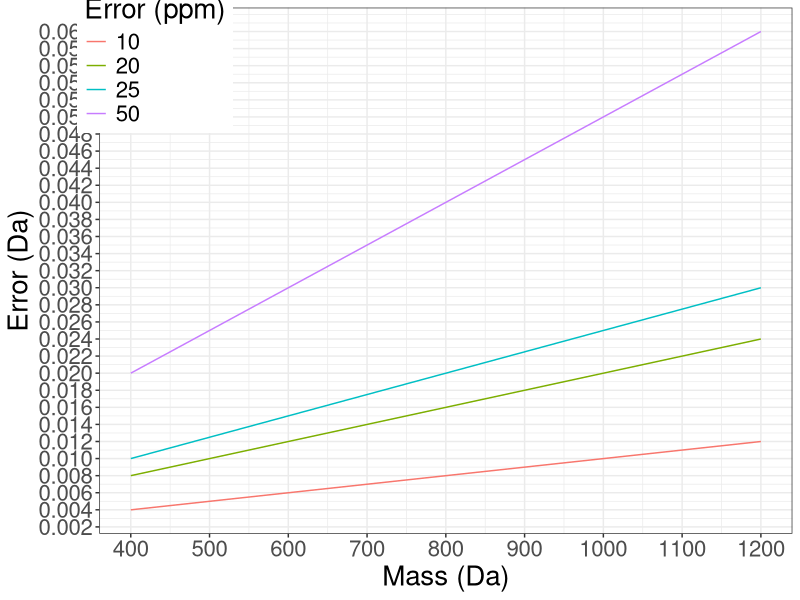

Recreate this plot in R.
# Calculate the error in Da for a given mass and error in ppm
library(ggplot2)

ppm_to_da <- function(error_ppm, theoretical_mass) {
  error_da <- theoretical_mass / ((1 / error_ppm) * 10^6)
  return(error_da)
}

flatten <- function(l) {
  return(unlist(l))
}

generate_df <- function(masses, errors) {
  mass_error <- data.frame(Mass = rep(masses, each = length(errors)),
                           Error.ppm = rep(errors, times = length(masses)))
  mass_error$Error.Da <- sapply(1:nrow(mass_error), function(i) {
    ppm_to_da(mass_error$Error.ppm[i], mass_error$Mass[i])
  })
  return(mass_error)
}

masses <- c(400, 1200)
errors <- c(10, 20, 25, 50)

mass_error <- generate_df(masses, errors)

ggplot(mass_error, 
    aes(x = Mass, y = Error.Da, color = factor(Error.ppm))) +
  geom_line() +
  theme_bw() +
  ylim(0, 0.03) +
  labs(x = "Mass (Da)", y = "Error (Da)", color = "Error (ppm)") +
  scale_y_continuous(breaks = seq(0, 0.06, 0.002)) +
  scale_x_continuous(breaks = seq(0, 1200, 100)) +
  theme(legend.position = c(0.08, 0.9),
        text = element_text(size = 20))
